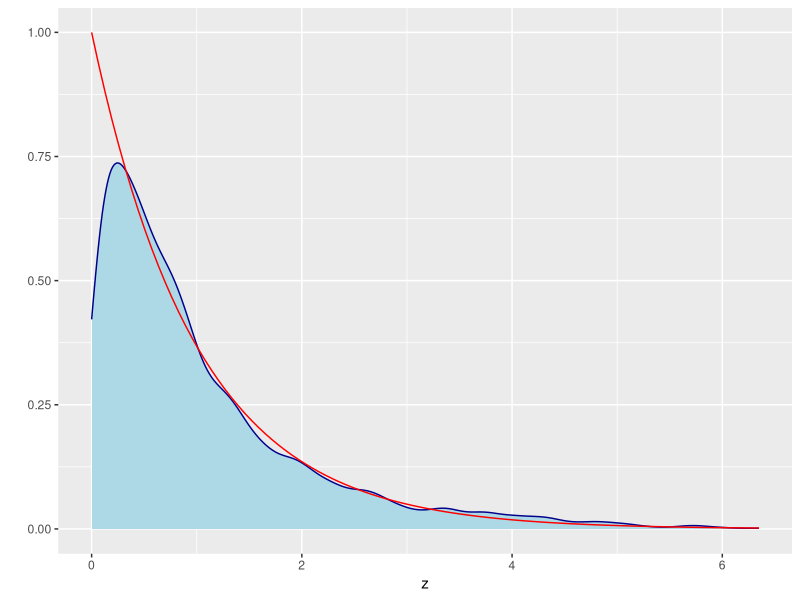
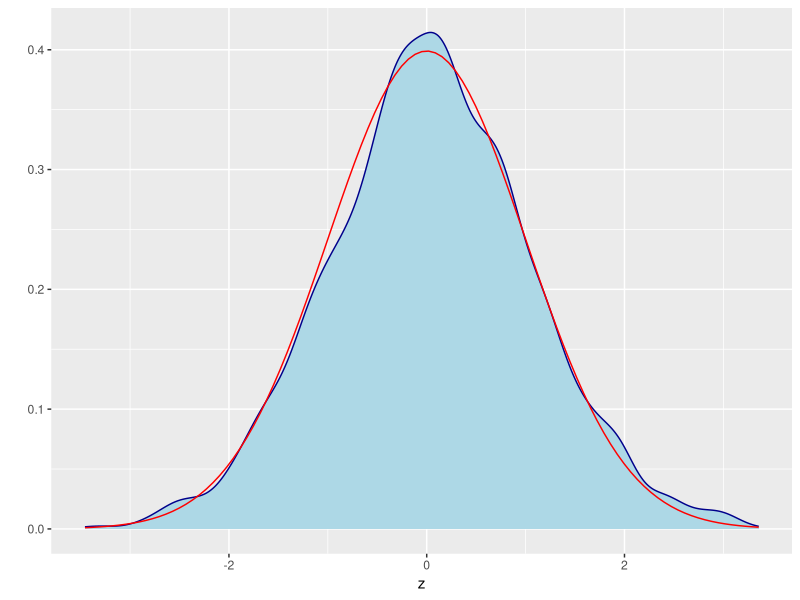

The R script that drew these images, in order:
## ---- chunk 1
library(ggplot2)
## ---- chunk 2
exp_dist = function(x){
  if (x < 0) {
    return (0)
  } else {
    return (exp(-x))
  }
}
## ---- chunk 3
MCMC = function(T, startval, sd, target){
  x = rep(0,T)
  x[1] = startval
  for(t in 2:T) {
    pi_star = rnorm(1,x[t-1],sd)
    alpha = min(target(pi_star)/target(x[t-1]), 1)
    u = runif(1)
    if (u < alpha) {
      x[t] = pi_star
    } else {
      x[t] = x[t -1]
    }
  }
  return(x)
}
## ---- chunk 4
z = MCMC(5000,3, 1, exp_dist)
z = data.frame(z)
ggplot(data=z,aes(x=z)) + 
  geom_density(color="darkblue", fill="lightblue") +
  stat_function(fun = dexp, colour = "red") + 
  ylab("")
## ---- chunk 5
norm_dist = function(x){
  return (dnorm(x))
}
## ---- chunk 6
z = MCMC(5000,3, 1, norm_dist)
z = data.frame(z)
ggplot(data=z,aes(x=z)) + 
  geom_density(color="darkblue", fill="lightblue") +
  stat_function(fun = dnorm, colour = "red") + 
  ylab("")
